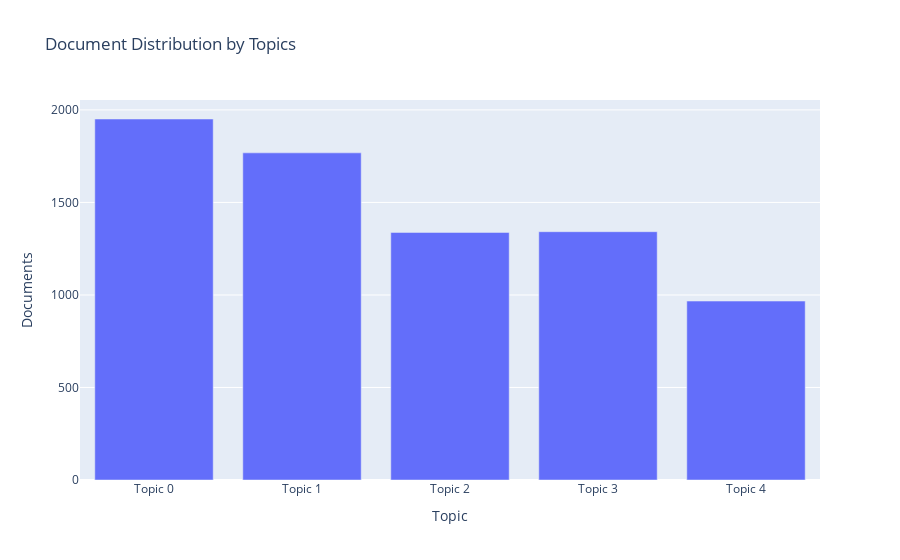

Notebook source saved alongside this figure:
### Code cell
plot_model(comments, plot = 'topic_distribution')

### Figure 1 — Plotly figure (JSON) as saved in the notebook; plotly's stock layout.template omitted (floating-point values rounded to 4 significant figures)
{"data": [{"alignmentgroup": "True", "customdata": [["cold, temperature, room, hot, office, area, key, fl, adjust, reception"], ["washroom, paper, towel, toilet, work, lady, request, clog, soap, dispenser"], ["light, tenant, turn, request, call, auditorium, work, replace, pm, main"], ["room, elevator, large, sink, pick, garbage, remove, empty, break, request"], ["recipient, service, phone, advise, door, lock, email, side, work, location"]], "hovertemplate": "Topic=%{x}<br>Documents=%{y}<br>Keyword=%{customdata[0]}<extra></extra>", "legendgroup": "", "marker": {"color": "#636efa", "pattern": {"shape": ""}}, "name": "", "offsetgroup": "", "orientation": "v", "showlegend": false, "textposition": "auto", "type": "bar", "x": ["Topic 0", "Topic 1", "Topic 2", "Topic 3", "Topic 4"], "xaxis": "x", "y": [1951, 1768, 1338, 1342, 967], "yaxis": "y"}], "layout": {"barmode": "relative", "legend": {"tracegroupgap": 0}, "title": {"text": "Document Distribution by Topics"}, "xaxis": {"anchor": "y", "domain": [0, 1], "title": {"text": "Topic"}}, "yaxis": {"anchor": "x", "domain": [0, 1], "title": {"text": "Documents"}}}}
